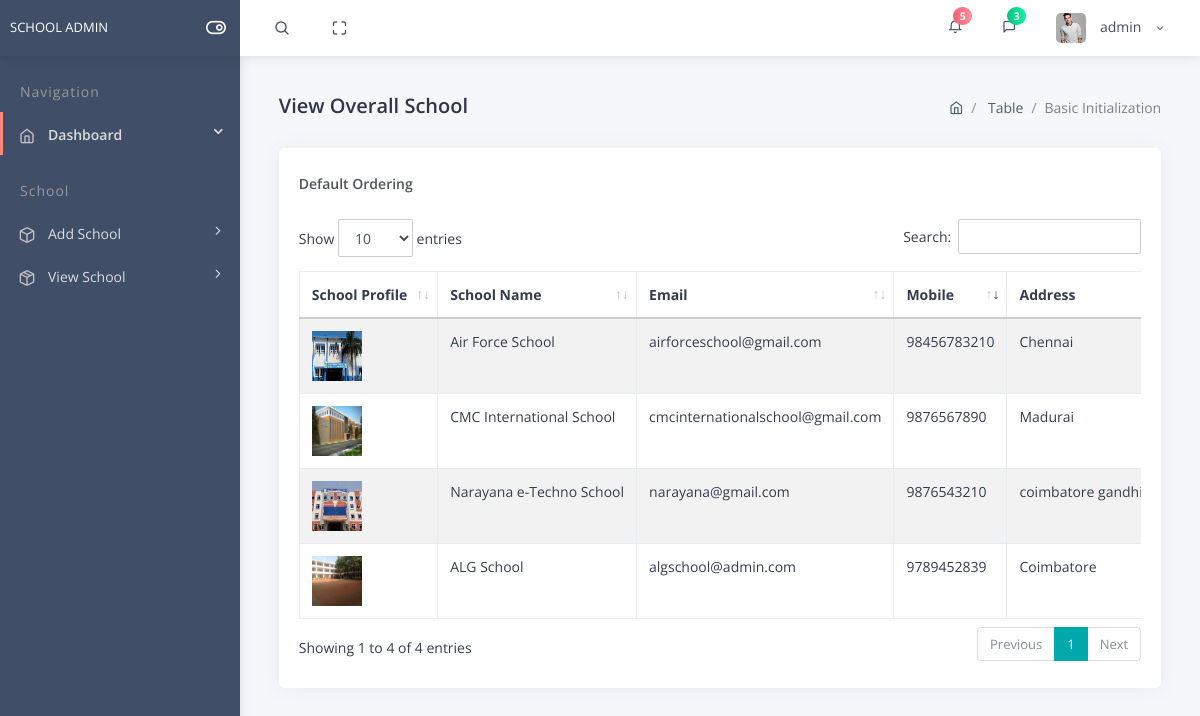
Screenshot of /default/viewstaff.php with the database file from the repository.
### tables this page shows
CREATE TABLE `staff` (
  `id` int(11) NOT NULL,
  `name` varchar(30) NOT NULL,
  `email` varchar(50) NOT NULL,
  `mobile` varchar(30) NOT NULL,
  `profile` varchar(50) NOT NULL,
  `address` varchar(100) NOT NULL,
  `experience` varchar(30) NOT NULL,
  `password` varchar(30) NOT NULL,
  `sub1` varchar(30) NOT NULL,
  `sub2` varchar(30) NOT NULL,
  `sub3` varchar(30) NOT NULL,
  `lab` varchar(30) NOT NULL,
  `status` tinyint(4) NOT NULL
);

### default/viewstaff.php (the view, shortened to what this page needs)
<?php  include('../db/dpconfig.php');?>
<!DOCTYPE html>
<html lang="en">
<head>
    <link rel="stylesheet" type="text/css" href="..\files\bower_components\bootstrap\css\bootstrap.min.css">
    <link rel="stylesheet" type="text/css" href="..\files\assets\icon\themify-icons\themify-icons.css">
    <link rel="stylesheet" type="text/css" href="..\files\assets\icon\icofont\css\icofont.css">
    <link rel="stylesheet" type="text/css" href="..\files\assets\icon\feather\css\feather.css">
    <link rel="stylesheet" type="text/css" href="..\files\bower_components\datatables.net-bs4\css\dataTables.bootstrap4.min.css">
    <link rel="stylesheet" type="text/css" href="..\files\assets\pages\data-table\css\buttons.dataTables.min.css">
    <link rel="stylesheet" type="text/css" href="..\files\bower_components\datatables.net-responsive-bs4\css\responsive.bootstrap4.min.css">
    <link rel="stylesheet" type="text/css" href="..\files\assets\css\style.css">
    <link rel="stylesheet" type="text/css" href="..\files\assets\css\jquery.mCustomScrollbar.css">
</head>
<body>
<div id="pcoded" class="pcoded">
    <div class="pcoded-container navbar-wrapper">
    <?php include('includes/topnav.php'); ?>
        <div class="pcoded-main-container">
            <div class="pcoded-wrapper">
            <?php include('includes/leftnav.php'); ?>
                <div class="pcoded-content">
                    <div class="pcoded-inner-content">
                        <div class="main-body">
                            <div class="page-wrapper">
                                <div class="page-header">
                                    <div class="row align-items-end">
                                        <div class="col-lg-8">
                                            <div class="page-header-title">
                                                <div class="d-inline">
                                                    <h4>View Overall School</h4>
                                                </div>
                                            </div>
                                        </div>
                                        <div class="col-lg-4">
                                            <div class="page-header-breadcrumb">
                                                <ul class="breadcrumb-title">
                                                    <li class="breadcrumb-item">
                                                        <a href="index-1.htm"> <i class="feather icon-home"></i> </a>
                                                    </li>
                                                    <li class="breadcrumb-item"><a href="#!"> Table</a>
                                                    </li>
                                                    <li class="breadcrumb-item"><a href="#!">Basic Initialization</a>
                                                    </li>
                                                </ul>
                                            </div>
                                        </div>
                                    </div>
                                </div>
                                <div class="page-body">
                                    <div class="row">
                                        <div class="col-sm-12">
                                            <div class="card">
                                                <div class="card-header">
                                                    <h5>Default Ordering</h5>
                                                </div>
                                                <div class="card-block">
                                                    <div class="dt-responsive table-responsive">
                                                        <table id="order-table" class="table table-striped table-bordered nowrap">
                                                            <thead>
                                                            <tr>
                                                                <th>School Profile</th>
                                                                <th>School Name</th>
                                                                <th>Email</th>
                                                                <th>Mobile</th>
                                                                <th>Address</th>
                                                            </tr>
                                                            </thead>
                                                            <tbody>
                                                            <?php  $sql = "SELECT * FROM `staff` WHERE status='1' ";
                                                                    $result = $conn->query($sql);
                                                                    if ($result->num_rows > 0) {
                                                                        while($row = $result->fetch_assoc()) {
                                                                            $name = $row["name"];
                                                                            $email = $row['email'];
                                                                            $mobile = $row['mobile'];
                                                                            $address = $row['address'];
                                                                            $imageURL = 'function/uploads/'.$row['profile'];?>
                                                            <tr>
                                                                <td><img src="<?php echo $imageURL; ?>" alt="" width="50" height="50"/></td>
                                                                <td><?php echo $name ?></td>
                                                                <td><?php echo $email ?></td>
                                                                <td><?php echo $mobile ?></td>
                                                                <td><?php echo $address ?></td>
                                                            </tr>
                                                                        <?php } } ?>
                                                        </tbody>
                                                        </table>
                                                    </div>
                                                </div>
                                            </div>
                                        </div>
                                    </div>
                                </div>
                            </div>
                        </div>
                    </div>
                </div>
            </div>
        </div>
    </div>
</div>
</body>
</html>

### rows the page displays
staff: profile (picture), name "Narayana e-Techno School", email "narayana@gmail.com", mobile "9876543210", address "coimbatore…"
staff: profile (picture), name "CMC International School", email "cmcinternationalschool@gmail.com", mobile "9876567890", address "Madurai"
staff: profile (picture), name "Air Force School", email "airforceschool@gmail.com", mobile "98456783210", address "Chennai"
staff: profile (picture), name "ALG School", email "algschool@admin.com", mobile "9789452839", address "Coimbatore"
